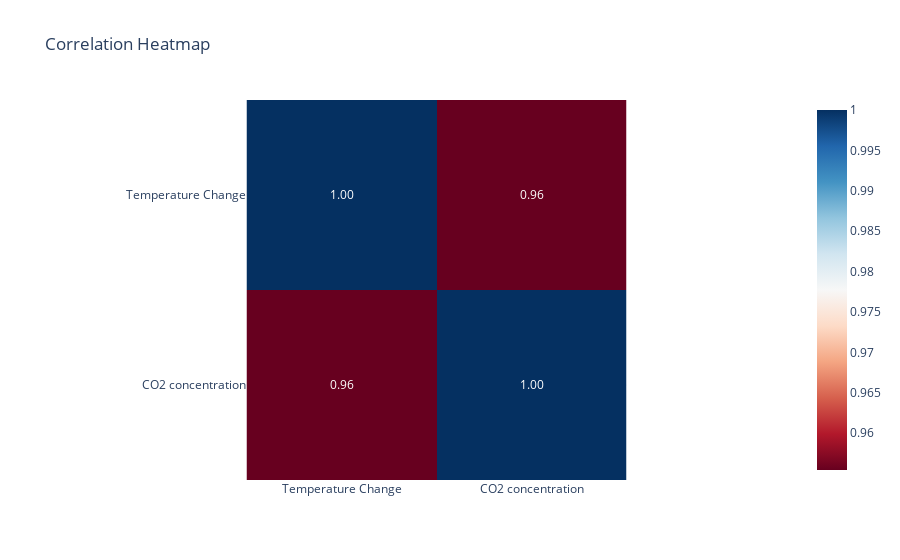
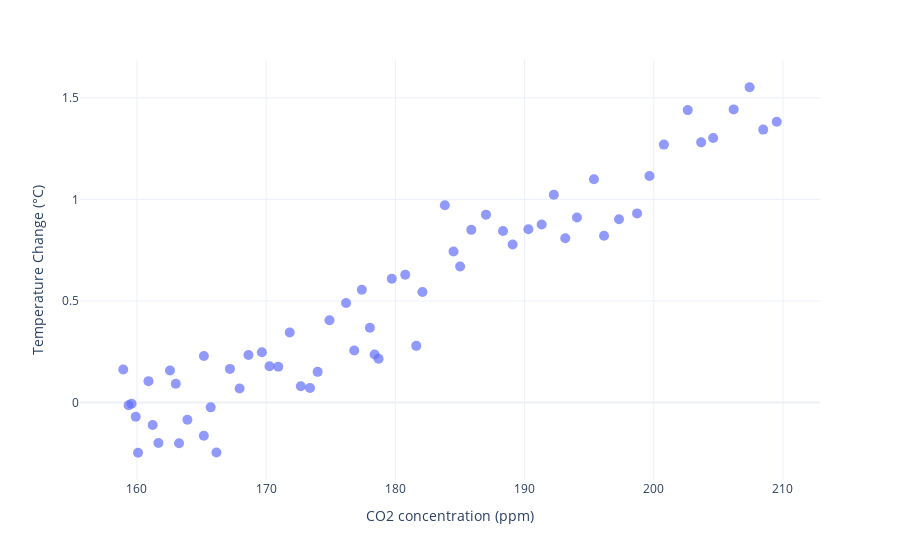

The notebook cell these images were saved under, in order:
### Markdown cell above
The time-series graph shows a consistent increase in CO2 concentrations over the years, which indicates accumulation of greenhouse gases in the atmosphere. Simultaneously, a sloght upward trend in global temperature change suggests that rising CO2 levels are associated with global warming. The temporal alignment supports this hypothesis.

### Code cell
# correlation heatmap
merged_data = pd.DataFrame({
    "Temperature Change": temperature_years,
    "CO2 concentration": co2_yearly
}).dropna()

heatmap_fig = px.imshow(
    merged_data.corr(),
    text_auto=".2f",
    color_continuous_scale="RdBu",
    title="Correlation Heatmap"
)
heatmap_fig.update_layout(
    template="plotly_white"
)
heatmap_fig.show()

scatter_fig = px.scatter(
    merged_data,
    x="CO2 concentration", y="Temperature Change",
    labels={"CO2 concentration": "CO2 concentration (ppm)", "Temperature Change": "Temperature Change (°C)"},
    template="plotly_white"
)

scatter_fig.update_traces(marker=dict(size=10, opacity=0.7))
scatter_fig.show()

### Figure 1 — Plotly figure (JSON) as saved in the notebook; plotly's stock layout.template omitted (floating-point values rounded to 4 significant figures)
{"data": [{"coloraxis": "coloraxis", "hovertemplate": "x: %{x}<br>y: %{y}<br>color: %{z}<extra></extra>", "name": "0", "texttemplate": "%{z:.2f}", "type": "heatmap", "x": ["Temperature Change", "CO2 concentration"], "xaxis": "x", "y": ["Temperature Change", "CO2 concentration"], "yaxis": "y", "z": [[1.0, 0.9554], [0.9554, 1.0]]}], "layout": {"coloraxis": {"colorscale": [[0, "rgb(103,0,31)"], [0.1, "rgb(178,24,43)"], [0.2, "rgb(214,96,77)"], [0.3, "rgb(244,165,130)"], [0.4, "rgb(253,219,199)"], [0.5, "rgb(247,247,247)"], [0.6, "rgb(209,229,240)"], [0.7, "rgb(146,197,222)"], [0.8, "rgb(67,147,195)"], [0.9, "rgb(33,102,172)"], [1, "rgb(5,48,97)"]]}, "title": {"text": "Correlation Heatmap"}, "xaxis": {"anchor": "y", "constrain": "domain", "domain": [0, 1], "scaleanchor": "y"}, "yaxis": {"anchor": "x", "autorange": "reversed", "constrain": "domain", "domain": [0, 1]}}}

### Figure 2 — Plotly figure (JSON) as saved in the notebook; plotly's stock layout.template omitted (floating-point values rounded to 4 significant figures)
{"data": [{"hovertemplate": "CO2 concentration (ppm)=%{x}<br>Temperature Change (°C)=%{y}<extra></extra>", "legendgroup": "", "marker": {"color": "#636efa", "opacity": 0.7, "size": 10, "symbol": "circle"}, "mode": "markers", "name": "", "orientation": "v", "showlegend": false, "type": "scatter", "x": [158.9, 159.4, 159.6, 159.9, 160.1, 160.9, 161.2, 161.7, 162.6, 163.0, 163.3, 163.9, 165.2, 165.2, 165.7, 166.1, 167.2, 167.9, 168.6, 169.7, 170.3, 170.9, 171.8, 172.7, 173.4, 174.0, 174.9, 176.2, 176.8, 177.4, 178.0, 178.4, 178.7, 179.7, 180.8, 181.6, 182.1, 183.8, 184.5, 185.0, 185.9, 187.0, 188.3, 189.1, 190.3, 191.3, 192.3, 193.2, 194.1, 195.4, 196.2, 197.3, 198.7, 199.7, 200.8, 202.6, 203.7, 204.6, 206.2, 207.4, 208.5, 209.5], "xaxis": "x", "y": [0.1631, -0.01348, -0.006043, -0.07006, -0.247, 0.1055, -0.1108, -0.1991, 0.1579, 0.09249, -0.2005, -0.08491, 0.2294, -0.163, -0.02349, -0.2459, 0.1658, 0.06963, 0.2338, 0.2473, 0.1786, 0.1765, 0.3446, 0.08012, 0.07129, 0.1512, 0.405, 0.4901, 0.2562, 0.5553, 0.3682, 0.2365, 0.216, 0.6095, 0.6292, 0.2792, 0.544, 0.9713, 0.7433, 0.6698, 0.8502, 0.925, 0.8442, 0.7778, 0.853, 0.8766, 1.023, 0.8084, 0.9106, 1.099, 0.8214, 0.9022, 0.9312, 1.115, 1.27, 1.44, 1.281, 1.302, 1.443, 1.552, 1.344, 1.382], "yaxis": "y"}], "layout": {"legend": {"tracegroupgap": 0}, "margin": {"t": 60}, "xaxis": {"anchor": "y", "domain": [0, 1], "title": {"text": "CO2 concentration (ppm)"}}, "yaxis": {"anchor": "x", "domain": [0, 1], "title": {"text": "Temperature Change (°C)"}}}}
